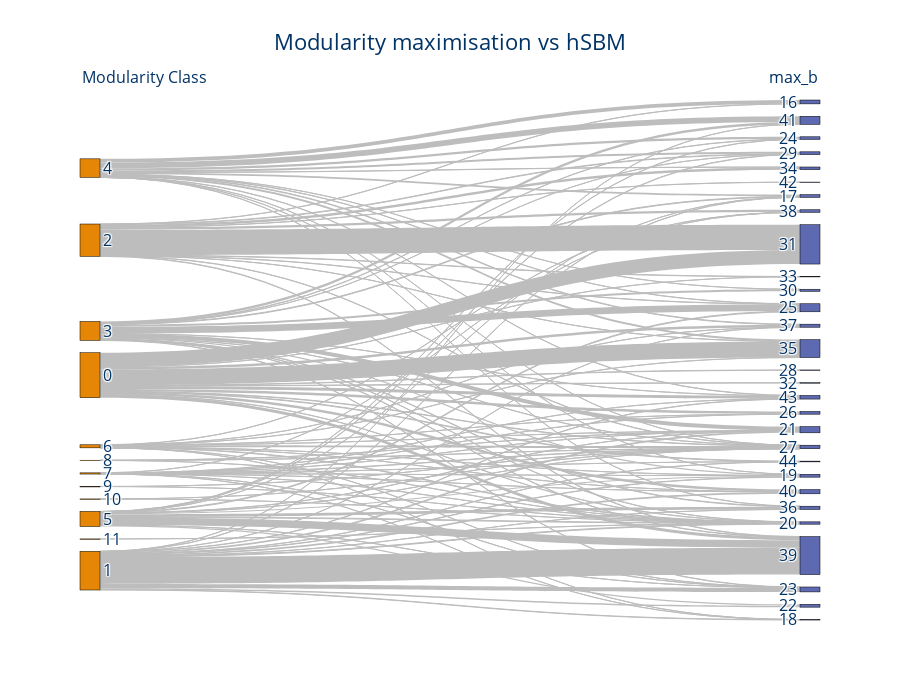

Source (notebook cell):
### Markdown cell above
## Community detection comparison

### Code cell
reorder_cols = [
    "Modularity Class",
    "max_b",
]
meta, sky_fig = sky.main(df=nodes_df, reorder_cols=reorder_cols, title="Modularity maximisation vs hSBM", retMeta=True)
sky_fig.update_layout(height=700)

### Figure 1 — Plotly figure (JSON) as saved in the notebook; plotly's stock layout.template omitted (floating-point values rounded to 4 significant figures)
{"data": [{"arrangement": "perpendicular", "link": {"color": "#bdbdbd", "source": [0, 0, 0, 0, 0, 0, 0, 0, 0, 0, 0, 0, 0, 1, 1, 1, 1, 1, 1, 1, 1, 1, 1, 1, 1, 1, 1, 2, 2, 2, 2, 2, 2, 2, 2, 2, 2, 2, 3, 3, 3, 3, 3, 3, 3, 3, 3, 3, 3, 3, 3, 3, 4, 4, 4, 4, 4, 4, 4, 4, 4, 4, 4, 4, 4, 4, 5, 5, 5, 5, 5, 5, 5, 5, 5, 5, 5, 5, 6, 6, 6, 6, 6, 6, 6, 6, 6, 6, 6, 7, 7, 7, 7, 7, 7, 7, 7, 7, 7, 7, 8, 8, 8, 9, 9, 10, 10, 11], "target": [16, 22, 23, 24, 27, 28, 29, 31, 33, 35, 36, 39, 40, 13, 14, 15, 16, 17, 18, 19, 32, 33, 35, 36, 37, 39, 40, 12, 21, 23, 25, 27, 29, 30, 31, 34, 35, 38, 13, 15, 16, 17, 19, 20, 21, 23, 25, 26, 32, 35, 37, 39, 12, 13, 15, 20, 21, 23, 25, 26, 30, 31, 32, 33, 37, 39, 13, 15, 16, 17, 18, 19, 20, 21, 23, 25, 32, 35, 14, 15, 16, 17, 19, 22, 23, 31, 33, 34, 36, 14, 15, 16, 17, 19, 22, 23, 34, 36, 39, 40, 16, 17, 23, 16, 23, 16, 23, 16], "value": [4, 72, 11, 11, 406, 10, 3, 459, 71, 84, 67, 84, 16, 8, 11, 11, 21, 54, 43, 123, 1, 1, 774, 54, 1, 9, 5, 5, 7, 8, 15, 729, 9, 73, 2, 68, 12, 5, 19, 35, 4, 117, 10, 8, 197, 4, 1, 61, 14, 9, 65, 1, 107, 50, 1, 61, 6, 3, 54, 1, 5, 54, 1, 15, 169, 8, 2, 33, 18, 5, 40, 2, 7, 22, 1, 11, 78, 218, 1, 2, 14, 1, 2, 2, 56, 3, 1, 5, 1, 1, 2, 3, 1, 5, 5, 12, 1, 1, 3, 1, 1, 2, 4, 1, 2, 1, 1, 1]}, "node": {"color": ["rgb(229, 134, 6)", "rgb(229, 134, 6)", "rgb(229, 134, 6)", "rgb(229, 134, 6)", "rgb(229, 134, 6)", "rgb(229, 134, 6)", "rgb(229, 134, 6)", "rgb(229, 134, 6)", "rgb(229, 134, 6)", "rgb(229, 134, 6)", "rgb(229, 134, 6)", "rgb(229, 134, 6)", "rgb(93, 105, 177)", "rgb(93, 105, 177)", "rgb(93, 105, 177)", "rgb(93, 105, 177)", "rgb(93, 105, 177)", "rgb(93, 105, 177)", "rgb(93, 105, 177)", "rgb(93, 105, 177)", "rgb(93, 105, 177)", "rgb(93, 105, 177)", "rgb(93, 105, 177)", "rgb(93, 105, 177)", "rgb(93, 105, 177)", "rgb(93, 105, 177)", "rgb(93, 105, 177)", "rgb(93, 105, 177)", "rgb(93, 105, 177)", "rgb(93, 105, 177)", "rgb(93, 105, 177)", "rgb(93, 105, 177)", "rgb(93, 105, 177)", "rgb(93, 105, 177)", "rgb(93, 105, 177)", "rgb(93, 105, 177)", "rgb(93, 105, 177)", "rgb(93, 105, 177)", "rgb(93, 105, 177)", "rgb(93, 105, 177)", "rgb(93, 105, 177)"], "label": [0, 1, 2, 3, 4, 5, 6, 7, 8, 9, 10, 11, 16, 17, 18, 19, 20, 21, 22, 23, 24, 25, 26, 27, 28, 29, 30, 31, 32, 33, 34, 35, 36, 37, 38, 39, 40, 41, 42, 43, 44], "line": {"color": "black", "width": 0.5}, "pad": 15, "thickness": 20}, "type": "sankey"}], "layout": {"annotations": [{"align": "left", "font": {"color": "#003366", "size": 16}, "showarrow": false, "text": "Modularity Class", "x": 0, "xref": "x", "y": 1.07, "yref": "paper"}, {"align": "left", "font": {"color": "#003366", "size": 16}, "showarrow": false, "text": "max_b", "x": 1, "xref": "x", "y": 1.07, "yref": "paper"}], "font": {"color": "#003366", "size": 16}, "height": 700, "plot_bgcolor": "rgba(0,0,0,0)", "title": {"text": "Modularity maximisation vs hSBM"}, "xaxis": {"showgrid": false, "visible": false, "zeroline": false}, "yaxis": {"showgrid": false, "visible": false, "zeroline": false}}}
